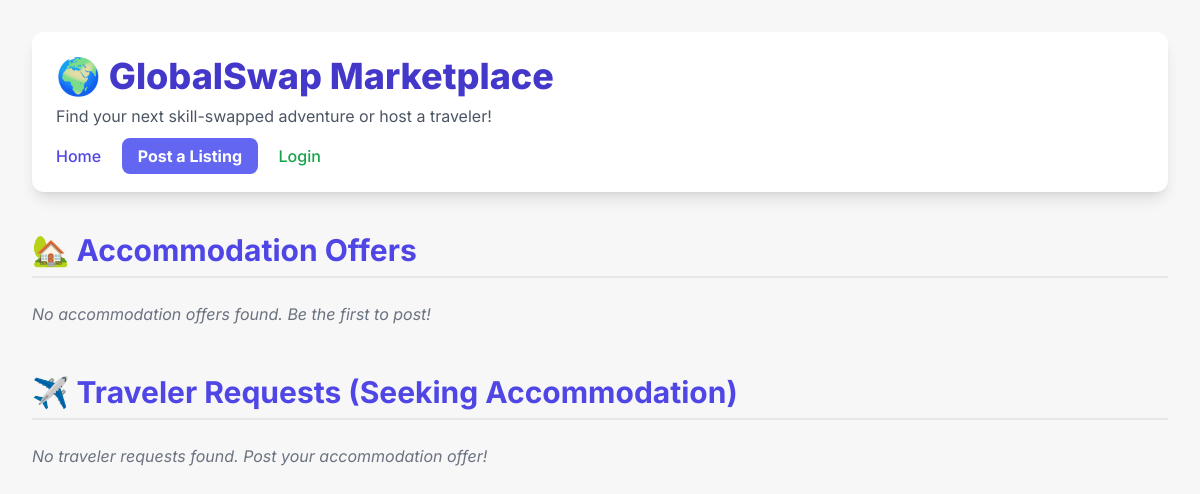
The page /trips on the database as committed earlier.
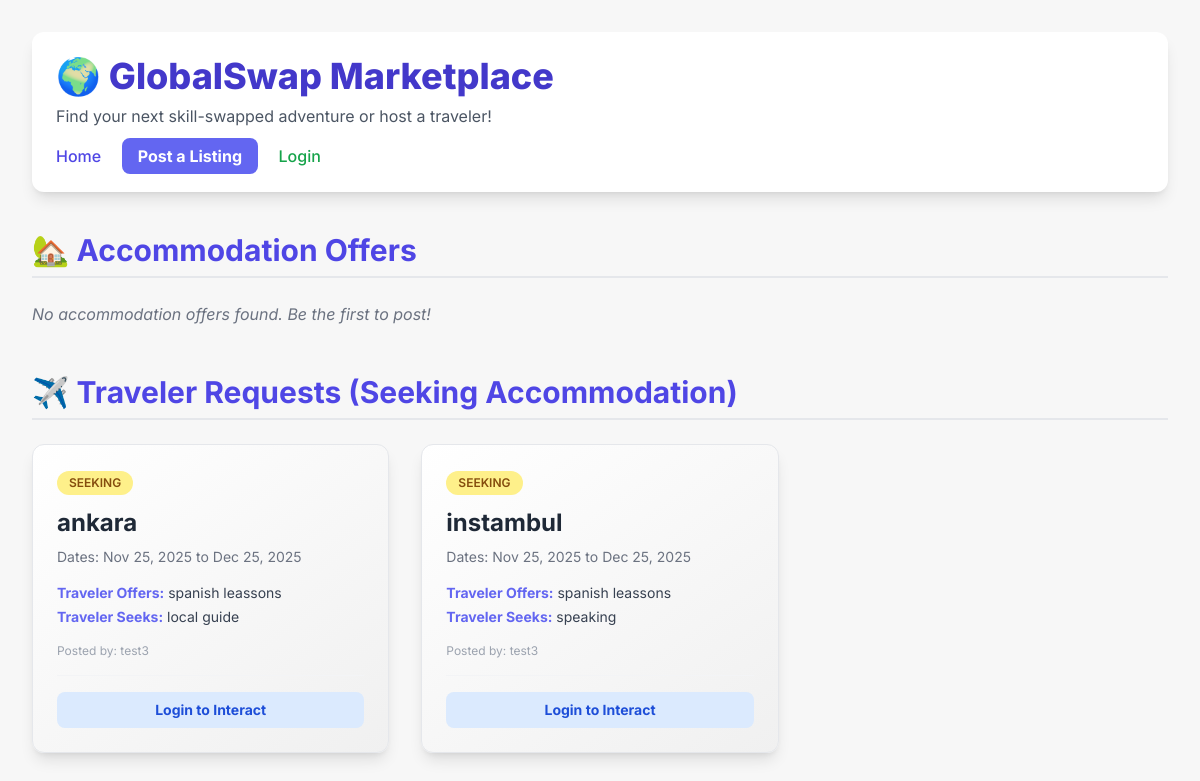
The same page on the database as committed later.
### app.py (models this page shows, shortened)
class Trip(db.Model):
    __tablename__ = "trip"
    id = db.Column(db.Integer, primary_key=True)
    destination = db.Column(db.String(120), nullable=False)
    start_date = db.Column(db.Date, nullable=False)
    end_date = db.Column(db.Date, nullable=False)
    description = db.Column(db.Text, nullable=True)
    created_at = db.Column(db.DateTime, default=datetime.utcnow)
    is_accommodation_offer = db.Column(db.Boolean, default=False, nullable=False)
    user_id = db.Column(db.Integer, db.ForeignKey("user.id"), nullable=False)
    interactions = db.relationship("Interaction", backref="trip", lazy='dynamic', cascade="all, delete-orphan")
    skillswap = db.relationship("SkillSwap", backref="trip", uselist=False, cascade="all, delete-orphan")

class SkillSwap(db.Model):
    __tablename__ = "skillswap"
    id = db.Column(db.Integer, primary_key=True)
    skill_offered = db.Column(db.String(120), nullable=False)
    skill_wanted = db.Column(db.String(120), nullable=False)
    created_at = db.Column(db.DateTime, default=datetime.utcnow)
    user_id = db.Column(db.Integer, db.ForeignKey("user.id"), nullable=False)
    trip_id = db.Column(db.Integer, db.ForeignKey("trip.id"), unique=True, nullable=False)

class User(db.Model, UserMixin):
    __tablename__ = "user"
    id = db.Column(db.Integer, primary_key=True)
    username = db.Column(db.String(80), unique=True, nullable=False)
    email = db.Column(db.String(120), unique=True, nullable=False)
    password_hash = db.Column(db.String(128))
    created_at = db.Column(db.DateTime, default=datetime.utcnow)
    trips = db.relationship("Trip", backref="user", cascade="all, delete-orphan")
    skillswaps = db.relationship("SkillSwap", backref="user", cascade="all, delete-orphan")
    sent_interactions = db.relationship("Interaction", foreign_keys='Interaction.sender_id', backref="sender", lazy='dynamic', cascade="all, delete-orphan")
    received_interactions = db.relationship("Interaction", foreign_keys='Interaction.recipient_id', backref="recipient", lazy='dynamic', cascade="all, delete-orphan")

### app.py (the view)
@app.route("/trips")
def trips():
    trip_requests = Trip.query.filter_by(is_accommodation_offer=False).all()
    accommodation_offers = Trip.query.filter_by(is_accommodation_offer=True).all()
    return render_template(
        "marketplace.html",
        requests=trip_requests,
        accommodation_offers=accommodation_offers
    )

### templates/marketplace.html (shortened to what this page needs)
<!DOCTYPE html>
<html lang="en">
<head>
    <script src="https://cdn.tailwindcss.com"></script>
</head>
<body>
    <div class="min-h-screen p-4 sm:p-8">
        <header class="mb-10 bg-white p-6 rounded-xl shadow-lg">
            <h1 class="text-4xl font-extrabold text-indigo-700 mb-2">🌍 GlobalSwap Marketplace</h1>
            <p class="text-gray-600 mb-4">Find your next skill-swapped adventure or host a traveler!</p>
            <nav class="space-x-4">
                <a href="{{ url_for('home') }}" class="text-indigo-600 hover:text-indigo-800 font-medium">Home</a>
                <a href="{{ url_for('create_listing') }}" class="bg-indigo-500 hover:bg-indigo-600 text-white font-bold py-2 px-4 rounded-lg transition duration-150">Post a Listing</a>
                {% if current_user.is_authenticated %}
                    <a href="{{ url_for('dashboard') }}" class="text-green-600 hover:text-green-800 font-medium">My Cabinet</a>
                    <a href="{{ url_for('logout') }}" class="text-red-500 hover:text-red-700 font-medium">Logout</a>
                {% else %}
                    <a href="{{ url_for('login') }}" class="text-green-600 hover:text-green-800 font-medium">Login</a>
                {% endif %}
            </nav>
        </header>
        <section class="mb-12">
            <h2 class="text-3xl font-bold text-gray-800 mb-6 border-b-2 pb-2 text-indigo-600">🏡 Accommodation Offers</h2>
            <div class="grid grid-cols-1 sm:grid-cols-2 lg:grid-cols-3 xl:grid-cols-4 gap-8">
                {% for offer in accommodation_offers %}
                <div class="card p-6 rounded-xl shadow-lg border border-gray-200 flex flex-col justify-between">
                    <div>
                        <span class="text-xs font-semibold px-3 py-1 bg-green-200 text-green-800 rounded-full mb-3 inline-block">HOSTING</span>
                        <h3 class="text-2xl font-bold text-gray-800 mb-2">{{ offer.destination }}</h3>
                        <p class="text-sm text-gray-500 mb-4">
                            Available: {{ offer.start_date.strftime('%b %d, %Y') }} to {{ offer.end_date.strftime('%b %d, %Y') }}
                        </p>
                        {% set swap = offer.skillswap %}
                        {% if swap %}
                            <p class="text-sm text-gray-700 mb-1"><strong class="text-indigo-500">Host Offers:</strong> {{ swap.skill_offered }}</p>
                            <p class="text-sm text-gray-700 mb-4"><strong class="text-indigo-500">Host Seeks:</strong> {{ swap.skill_wanted }}</p>
                        {% endif %}
                        <p class="text-xs text-gray-400">Posted by: {{ offer.user.username }}</p>
                    </div>
                    <div class="mt-4 pt-4 border-t border-gray-100">
                        {% if current_user.is_authenticated %}
                            {% if current_user.id == offer.user_id %}
                                <span class="w-full bg-gray-300 text-gray-700 font-bold py-2 px-4 rounded-lg text-center text-sm inline-block">
                                    Your Listing
                                </span>
                            {% else %}
                                <a href="{{ url_for('interact_with_listing', trip_id=offer.id) }}"
                                   class="btn-interact w-full bg-indigo-600 hover:bg-indigo-700 text-white font-bold py-2 px-4 rounded-lg text-center text-sm inline-block shadow-md">
                                    Send Swap Request
                                </a>
                            {% endif %}
                        {% else %}
                            <a href="{{ url_for('login') }}" class="w-full bg-blue-100 text-blue-700 font-bold py-2 px-4 rounded-lg text-center text-sm inline-block">
                                Login to Interact
                            </a>
                        {% endif %}
                    </div>
                </div>
                {% else %}
                <p class="text-gray-500 col-span-full italic">No accommodation offers found. Be the first to post!</p>
                {% endfor %}
            </div>
        </section>
        <section>
            <h2 class="text-3xl font-bold text-gray-800 mb-6 border-b-2 pb-2 text-indigo-600">✈️ Traveler Requests (Seeking Accommodation)</h2>
            <div class="grid grid-cols-1 sm:grid-cols-2 lg:grid-cols-3 xl:grid-cols-4 gap-8">
                {% for request in requests %}
                <div class="card p-6 rounded-xl shadow-lg border border-gray-200 flex flex-col justify-between">
                    <div>
                        <span class="text-xs font-semibold px-3 py-1 bg-yellow-200 text-yellow-800 rounded-full mb-3 inline-block">SEEKING</span>
                        <h3 class="text-2xl font-bold text-gray-800 mb-2">{{ request.destination }}</h3>
                        <p class="text-sm text-gray-500 mb-4">
                            Dates: {{ request.start_date.strftime('%b %d, %Y') }} to {{ request.end_date.strftime('%b %d, %Y') }}
                        </p>
                        {% set swap = request.skillswap %}
                        {% if swap %}
                            <p class="text-sm text-gray-700 mb-1"><strong class="text-indigo-500">Traveler Offers:</strong> {{ swap.skill_offered }}</p>
                            <p class="text-sm text-gray-700 mb-4"><strong class="text-indigo-500">Traveler Seeks:</strong> {{ swap.skill_wanted }}</p>
                        {% endif %}
                        <p class="text-xs text-gray-400">Posted by: {{ request.user.username }}</p>
                    </div>
                    <div class="mt-4 pt-4 border-t border-gray-100">
                        {% if current_user.is_authenticated %}
                            {% if current_user.id == request.user_id %}
                                <span class="w-full bg-gray-300 text-gray-700 font-bold py-2 px-4 rounded-lg text-center text-sm inline-block">
                                    Your Listing
                                </span>
                            {% else %}
                                <a href="{{ url_for('interact_with_listing', trip_id=request.id) }}"
                                   class="btn-interact w-full bg-indigo-600 hover:bg-indigo-700 text-white font-bold py-2 px-4 rounded-lg text-center text-sm inline-block shadow-md">
                                    Send Swap Offer
                                </a>
                            {% endif %}
                        {% else %}
                            <a href="{{ url_for('login') }}" class="w-full bg-blue-100 text-blue-700 font-bold py-2 px-4 rounded-lg text-center text-sm inline-block">
                                Login to Interact
                            </a>
                        {% endif %}
                    </div>
                </div>
                {% else %}
                <p class="text-gray-500 col-span-full italic">No traveler requests found. Post your accommodation offer!</p>
                {% endfor %}
            </div>
        </section>
    </div>
</body>
</html>

### templates/marketplace.html (style rules this page uses)
body { font-family: 'Inter', sans-serif; background-color: #f7f7f7; }
.card { transition: transform 0.3s, box-shadow 0.3s; background: linear-gradient(145deg, #ffffff, #f0f0f0); }

Rows that differ between the two databases and show on the page:
added Trip: destination "ankara", start_date "Nov 25, 2025", end_date "Dec 25, 2025", user.username "test3"
added SkillSwap: skill_offered "spanish leassons", skill_wanted "local guide"
added Trip: destination "instambul", start_date "Nov 25, 2025", end_date "Dec 25, 2025", user.username "test3"
added SkillSwap: skill_offered "spanish leassons", skill_wanted "speaking"
Other text that changed with them:
text no longer shown: "No traveler requests found. Post your accommodation offer!"
